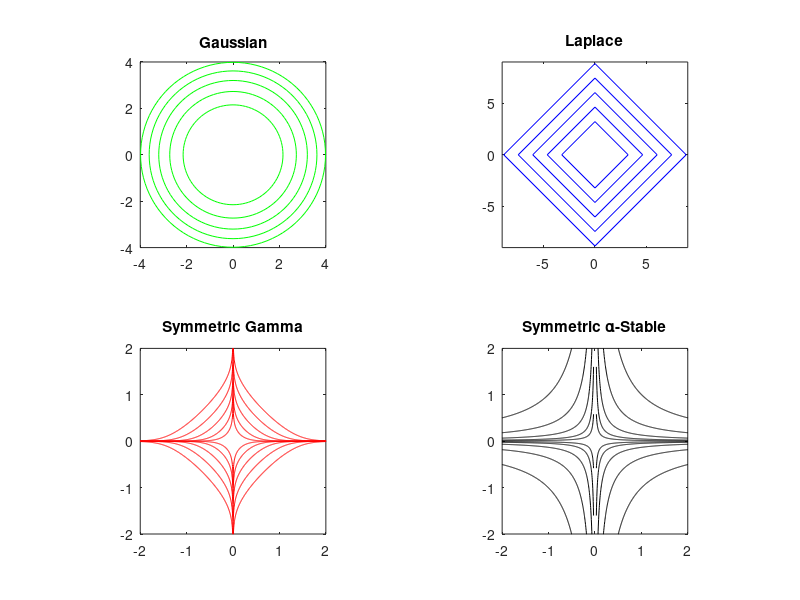

This chart was generated by the following MATLAB code:
function []=contourPlot()
%plot contours of joint pdfs of two betas of the following distributions:
%Gaussian,Laplace,SymGamma, Alpha-stable

close all;
clc;

contourLevel=1/(2*pi*exp(1));
cBegin=.003;
cEnd=0.05;
nContour=5;

contourLevelV=exp(linspace(log(cBegin),log(cEnd),nContour));
figure(1)

for i=1:nContour
    %Gauss
    contourLevel=contourLevelV(i);
    subplot(2,2,1)
    box on;
    title('Gaussian')
    plotGauss(contourLevel)
    axis equal
    ylim([-4,4])
    xlim([-4,4])
end

for i=1:nContour
    %Laplace

    hold on
    contourLevel=contourLevelV(i);
    subplot(2,2,2)
    title('Laplace')
    plotLaplace(contourLevel)
    axis equal
    box on
    ylim([-9,9])
    xlim([-9,9])
end

for i=1:nContour
    %SymGamma
    hold on
    cEnd = 10;
    contourLevelV=exp(linspace(log(cBegin),log(cEnd),nContour));
    contourLevel=contourLevelV(i);
    subplot(2,2,3)
    title('Symmetric Gamma')
    plotSymGamma(contourLevel)
    axis equal
    box on
    ylim([-2,2])
    xlim([-2,2])
end

for i=1:nContour
    %Stable
    hold on
    contourLevel=contourLevelV(i);
    subplot(2,2,4)
    title('Symmetric \alpha-Stable')
    plotStable(contourLevel)
    axis equal
    box on
    nWindow=2;
    ylim([-nWindow,nWindow])
    xlim([-nWindow,nWindow])
end


end

function[]=plotGauss(contourLevel)
nPlot=1000;
lambda2=0.5;
r=sqrt((2/lambda2)*log(1/(2*pi*contourLevel)));
h=circle(0,0,r);
end

function[]=plotLaplace(contourLevel)
lambda=1;
intVal=(2/lambda)*log(1/(4*contourLevel));

hold on
plot([intVal 0],[0, intVal],'b')
plot([-intVal 0],[0, intVal],'b')
plot([intVal 0],[0, -intVal],'b')
plot([-intVal 0],[0, -intVal],'b')

end

function h = circle(x,y,r)
hold on
th = 0:pi/50:2*pi;
xunit = r * cos(th) + x;
yunit = r * sin(th) + y;
h = plot(xunit, yunit,'g');
end

function []=plotSymGamma(contourLevel)
beta1Start=0.001;
beta1End=3.5;

nPts=1000;

beta1Vec=linspace(beta1Start,beta1End,nPts);
beta2Vec=zeros(1,nPts);
eta=5;
for i=1:nPts
    b1=beta1Vec(i);
    func=@(b2) (1/(b2*beta1Vec(i)))*exp(-eta*(b2+beta1Vec(i)))-contourLevel;
    if i == 1
        initVal=-log(contourLevel*b1)/eta;
    else
        initVal=beta2Vec(i-1);
    end
%     if b1<1
%         initVal=-log(contourLevel*b1)/eta;
%     else
%         initVal=1/(b1*contourLevel)*exp(-eta*b1);
%     end
    [beta2Vec(1,i)] = fzero(func,initVal);
end
hold on
plot(beta1Vec,beta2Vec,'r')
plot(beta1Vec,-beta2Vec,'r')
plot(-beta1Vec,beta2Vec,'r')
plot(-beta1Vec,-beta2Vec,'r')
end

function []=plotStable(contourLevel)
beta1Start=0.03;
beta1End=3.5;

nPts=1000;

beta1Vec=linspace(beta1Start,beta1End,nPts);
beta2Vec=zeros(1,nPts);
eta=5;

cAlpha=(1/pi^2);
for i=1:nPts
    b1=beta1Vec(i);
    [beta2Vec(1,i)] =(1/(pi*b1))*sqrt(contourLevel);
end
hold on
plot(beta1Vec,beta2Vec,'k')
plot(beta1Vec,-beta2Vec,'k')
plot(-beta1Vec,beta2Vec,'k')
plot(-beta1Vec,-beta2Vec,'k')
end